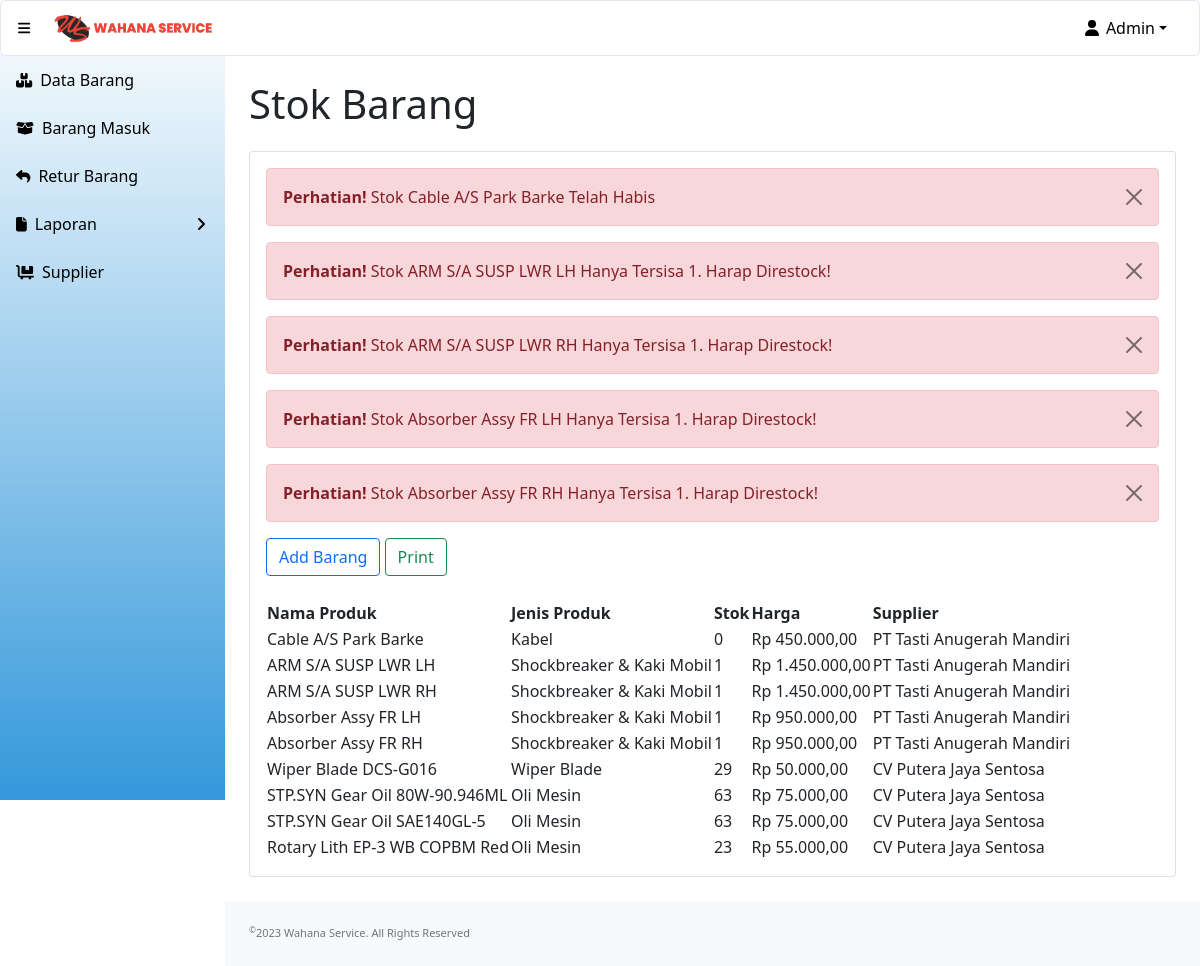
Screenshot of / (signed in) with the database file from the repository.
### tables this page shows
CREATE TABLE `produk` (
  `id_produk` varchar(10) NOT NULL,
  `id_supplier` int(11) NOT NULL,
  `nama_produk` varchar(100) NOT NULL,
  `jenis_barang` varchar(100) NOT NULL,
  `qty` int(10) NOT NULL,
  `harga` int(10) NOT NULL
);

CREATE TABLE `supplier` (
  `id_supplier` int(11) NOT NULL,
  `nama_supplier` varchar(200) NOT NULL,
  `alamat` varchar(500) NOT NULL,
  `no_telp` varchar(20) NOT NULL
);

### conn.php (called while the page is built, shortened)
<?php
function FormatUang($harga){
    $hasil = "Rp " . number_format($harga,2,',','.');
    return $hasil;
}
?>

### index.php (the view, shortened to what this page needs)
<?php
include "conn.php";
?>
<!DOCTYPE html>
<html lang="en">
    <head>
        <link href="https://cdn.jsdelivr.net/npm/simple-datatables@latest/dist/style.css" rel="stylesheet" />
        <link href="css/styles.css" rel="stylesheet" />
    </head>
    <body class="sb-nav-fixed">
    <?php include "head.php"; ?>
        <div id="layoutSidenav">
        <?php include "menu.php"; ?>
            </div>
            <div id="layoutSidenav_content">
                <main>
                    <div class="container-fluid px-4">
                        <h1 class="mt-4" style="padding-bottom:15px";>Stok Barang</h1>
                        <div class="card mb-4">
                            <div class="card-body">
                                <?php
                                    $datastok = mysqli_query($koneksi, "select * from produk where qty < 1");
                                    while ($fetch=mysqli_fetch_array($datastok)){
                                        $nama_produk = $fetch['nama_produk'];
                                ?>
                                    <div class="alert alert-danger alert-dismissible">
                                        <button type="button" class="btn-close" data-bs-dismiss="alert"></button>
                                        <strong>Perhatian!</strong> Stok <?=$nama_produk;?> Telah Habis
                                    </div>
                               <?php
                                    }
                                    $datastok1 = mysqli_query($koneksi, "select * from produk where qty < 10 and qty > 0");
                                    while ($fetch=mysqli_fetch_array($datastok1)){
                                        $nama_produk = $fetch['nama_produk'];
                                        $qty = $fetch['qty'];
                                ?>
                                    <div class="alert alert-danger alert-dismissible">
                                        <button type="button" class="btn-close" data-bs-dismiss="alert"></button>
                                        <strong>Perhatian!</strong> Stok <?=$nama_produk;?> Hanya Tersisa <?=$qty;?>. Harap Direstock!
                                    </div>
                                <?php
                                    }
                                ?>
                                <?php if($_SESSION['level'] == "owner" || $_SESSION['level'] == "admin"){?>
                                    <a href="add_barang.php"><button type="button" class="btn btn-outline-primary">Add Barang</button></a>
                                    <a href="print_laporan_stok.php" target="_BLANK"><button type="button" class="btn btn-outline-success">Print</button></a><br><br>
                                <?php } ?>
                                <div class="table-responsive">
                                    <table id="datatablesSimple">
                                        <thead>
                                            <tr>
                                                <th>Nama Produk</th>
                                                <th>Jenis Produk</th>
                                                <th>Stok</th>
                                                <th>Harga</th>
                                                <th>Supplier</th>
                                            </tr>
                                        </thead>
                                        <tbody>
                                            <?php
                                                $sSQL="select * from produk p, supplier s where p.id_supplier = s.id_supplier  order  by id_produk";
                                                $result=mysqli_query($koneksi, $sSQL);
                                                if (mysqli_num_rows($result) > 0)
                                                {
                                                    while ($row=mysqli_fetch_assoc($result))
                                                    {
                                                        $nama_produk = $row['nama_produk'];
                                                        $jenis_produk = $row['jenis_barang'];
                                                        $qty= $row['qty'];
                                                        $harga= $row['harga'];
                                                        $nama_supplier=$row['nama_supplier'];
                                            ?>
                                                <tr>
                                                    <td><?php echo $nama_produk;?></td>
                                                    <td><?php echo $jenis_produk;?></td>
                                                    <td><?php echo $qty;?></td>
                                                    <td><?php echo FormatUang($harga);?></td>
                                                    <td><?php echo $nama_supplier;?></td>
                                                </tr>
                                            <?php
                                                    }
                                                }
                                            ?>
                                        </tbody>
                                    </table>
                                </div>
                            </div>
                        </div>
                    </div>
                </main>
                <footer class="py-4 bg-light mt-auto">
                    <div class="container-fluid px-4">
                        <div class="d-flex align-items-center justify-content-between small">
                           <div class="text-muted"><sup>&copy;</sup>2023 Wahana Service. All Rights Reserved</div>
                        </div>
                    </div>
                </footer>
            </div>
    </body>
</html>

### rows the page displays
produk: nama_produk "Cable A/S Park Barke", jenis_barang "Kabel", qty "0", harga "Rp 450.000,00", id_supplier.nama_supplier "PT Tasti Anugerah Mandiri"
produk: nama_produk "ARM S/A SUSP LWR LH", qty "1", jenis_barang "Shockbreaker & Kaki Mobil", harga "Rp 1.450.000,00", id_supplier.nama_supplier "PT Tasti Anugerah Mandiri"
produk: nama_produk "ARM S/A SUSP LWR RH", qty "1", jenis_barang "Shockbreaker & Kaki Mobil", harga "Rp 1.450.000,00", id_supplier.nama_supplier "PT Tasti Anugerah Mandiri"
produk: nama_produk "Absorber Assy FR LH", qty "1", jenis_barang "Shockbreaker & Kaki Mobil", harga "Rp 950.000,00", id_supplier.nama_supplier "PT Tasti Anugerah Mandiri"
produk: nama_produk "Absorber Assy FR RH", qty "1", jenis_barang "Shockbreaker & Kaki Mobil", harga "Rp 950.000,00", id_supplier.nama_supplier "PT Tasti Anugerah Mandiri"
produk: nama_produk "Wiper Blade DCS-G016", jenis_barang "Wiper Blade", qty "29", harga "Rp 50.000,00", id_supplier.nama_supplier "CV Putera Jaya Sentosa"
produk: nama_produk "STP.SYN Gear Oil 80W-90.946ML", jenis_barang "Oli Mesin", qty "63", harga "Rp 75.000,00", id_supplier.nama_supplier "CV Putera Jaya Sentosa"
produk: nama_produk "STP.SYN Gear Oil SAE140GL-5", jenis_barang "Oli Mesin", qty "63", harga "Rp 75.000,00", id_supplier.nama_supplier "CV Putera Jaya Sentosa"
produk: nama_produk "Rotary Lith EP-3 WB COPBM Red", jenis_barang "Oli Mesin", qty "23", harga "Rp 55.000,00", id_supplier.nama_supplier "CV Putera Jaya Sentosa"

### other values shown
$_SESSION['fullname'] "Admin"
